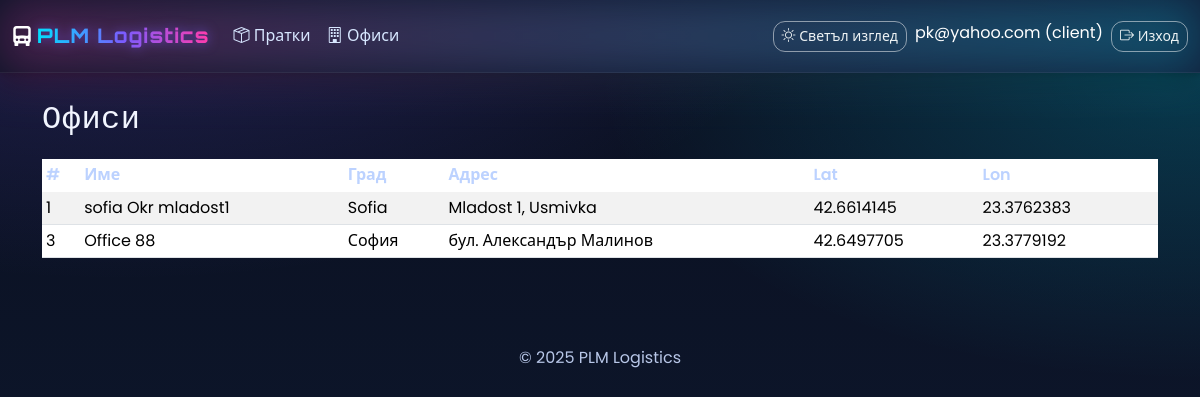
The page /offices (signed in) on the database as committed earlier.
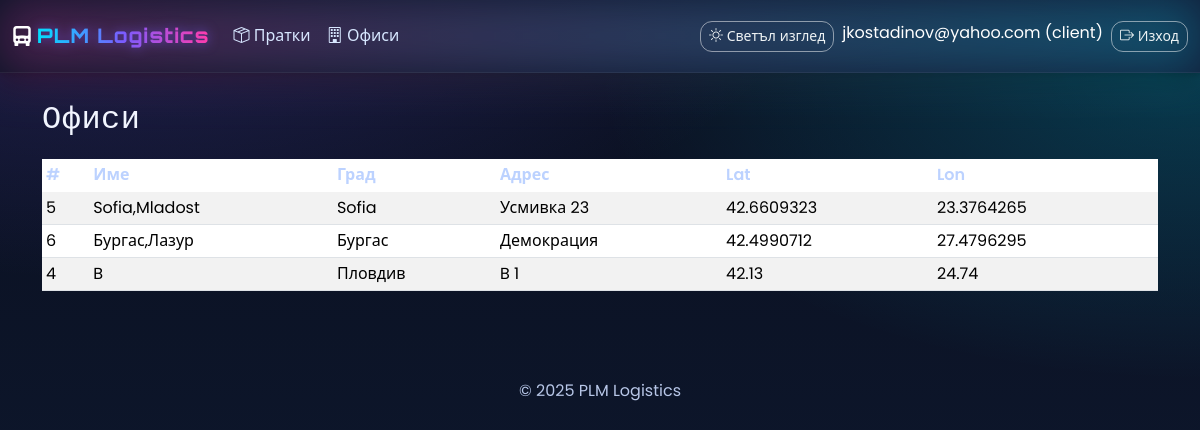
The same page on the database as committed later.
### tables this page shows
CREATE TABLE users (
    id INTEGER PRIMARY KEY AUTOINCREMENT,
    email TEXT UNIQUE NOT NULL,
    password_hash TEXT NOT NULL,
    role TEXT NOT NULL CHECK(role IN ('employee','client','admin','courier')),
    created_at TEXT NOT NULL DEFAULT (datetime('now'))
);

CREATE TABLE offices (
    id INTEGER PRIMARY KEY AUTOINCREMENT,
    name TEXT NOT NULL,
    city TEXT NOT NULL,
    address TEXT NOT NULL,
    lat REAL,
    lon REAL
);

### app/blueprints/offices.py (the view)
@bp.route('/offices', endpoint='offices_list')
def offices_list():
    user = current_user()
    if not user:
        return redirect(url_for('auth.login'))
    db = get_db()
    offices = db.execute(
        "SELECT * FROM offices ORDER BY city, name"
    ).fetchall()
    return render_template("offices_list.html", title="Офиси", offices=offices)

### app/db.py (called while the page is built)
def ensure_file_exists(pathlike):
    p = Path(pathlike)
    if not p.exists():
        p.touch()

def get_db():
    if "db" not in g:
        db_path = current_app.config["DATABASE"]
        g.db = sqlite3.connect(db_path)
        g.db.row_factory = sqlite3.Row
    return g.db

def init_schema():
    db = get_db()
    db.executescript(SCHEMA_SQL)
    if not db.execute("SELECT 1 FROM company WHERE id=1").fetchone():
        db.execute("INSERT INTO company (id, name) VALUES (1, ?)", ("PLM Logistics",))
    if not db.execute("SELECT 1 FROM users WHERE role='admin'").fetchone():
        from werkzeug.security import generate_password_hash
        db.execute(
            "INSERT INTO users(email, password_hash, role) VALUES (?,?, 'admin')",
            ("admin@company.com", generate_password_hash("admin123")),
        )
    db.commit()

### app/utils/auth.py (called while the page is built)
def current_user():
    uid = session.get("user_id")
    if not uid:
        return None
    db = get_db()
    return db.execute("SELECT * FROM users WHERE id=?", (uid,)).fetchone()

### templates/offices_list.html (shortened to what this page needs)
{% extends 'layout.html' %}
{% block content %}
<div class="d-flex justify-content-between align-items-center mb-3">
  <h3>Офиси</h3>
</div>
<div class="table-responsive">
  <table class="table table-striped table-sm">
    <thead>
      <tr>
        <th>#</th><th>Име</th><th>Град</th><th>Адрес</th><th>Lat</th><th>Lon</th><th></th>
      </tr>
    </thead>
    <tbody>
      {% for o in offices %}
      <tr>
        <td>{{ o.id }}</td>
        <td>{{ o.name }}</td>
        <td>{{ o.city }}</td>
        <td>{{ o.address }}</td>
        <td>{{ o.lat or '—' }}</td>
        <td>{{ o.lon or '—' }}</td>
        <td>
        </td>
      </tr>
      {% endfor %}
    </tbody>
  </table>
</div>
{% endblock %}

### templates/layout.html (shortened to what this page needs)
<!doctype html>
<html lang="bg">
  <head>
    <link href="https://cdn.jsdelivr.net/npm/bootswatch@5.3.3/dist/flatly/bootstrap.min.css" rel="stylesheet">
    <link href="https://cdn.jsdelivr.net/npm/bootstrap-icons@1.11.3/font/bootstrap-icons.css" rel="stylesheet">
    <link href="{{ url_for('static', filename='css/styles.css') }}" rel="stylesheet">
  </head>
  <body class="neo-bg">
    <nav class="navbar navbar-expand-lg navbar-dark neo-nav">
      <div class="container-fluid">
        <a class="navbar-brand logo" href="{{ url_for('main.dashboard') }}">
          <i class="bi bi-truck-front-fill me-1"></i><span class="brand-text">PLM Logistics</span>
        </a>
        <div class="collapse navbar-collapse" id="nav">
          <ul class="navbar-nav me-auto mb-2 mb-lg-0">
            {% if user %}
              <li class="nav-item"><a class="nav-link" href="{{ url_for('shipments.shipments_list') }}"><i class="bi bi-box-seam"></i> Пратки</a></li>
              <li class="nav-item"><a class="nav-link" href="{{ url_for('offices.offices_list') }}"><i class="bi bi-building"></i> Офиси</a></li>
            {% endif %}
          </ul>
          <ul class="navbar-nav me-2">
            <li class="nav-item">
              <button id="themeToggle" class="btn btn-sm btn-outline-light" type="button"> Светъл изглед</button>
            </li>
          </ul>
          <ul class="navbar-nav">
            {% if user %}
              <li class="nav-item"><span class="navbar-text me-2">{{ user.email }} ({{ user.role }})</span></li>
              <li class="nav-item"><a class="btn btn-sm btn-outline-light" href="{{ url_for('auth.logout') }}"><i class="bi bi-box-arrow-right"></i> Изход</a></li>
            {% endif %}
          </ul>
        </div>
      </div>
    </nav>
    <main class="container py-4 reveal">
      {% block content %}{% endblock %}
      <footer class="mt-5 py-4 text-center text-muted">
        <span>© 2025 {{ app_name }}</span>
      </footer>
    </main>
</body>
</html>

### static/css/styles.css (style rules this page uses)
:root { --neo-bg1:#0a0f1f; --neo-bg2:#0f1b33; --neo-accent:#00e0ff; --neo-accent-2:#7a5cff; --neo-hot:#ff3cac; --neo-text:#e6f1ff; --neo-muted:#8aa0c6; --radius:16px; --shadow:0 10px 25px rgba(0,0,0,.35), 0 2px 6px rgba(0,0,0,.2); }
* { box-sizing:border-box }
body { font-family:'Poppins',system-ui,Segoe UI,Roboto,Arial,sans-serif;color:var(--neo-text) }
.neo-bg { min-height:100vh; background: radial-gradient(1200px 600px at 10% -10%, rgba(122,92,255,.25), transparent 60%), radial-gradient(1000px 500px at 100% 10%, rgba(0,224,255,.2), transparent 60%), linear-gradient(180deg, var(--neo-bg1), var(--neo-bg2)); background-attachment: fixed; }
.neo-nav { background: linear-gradient(90deg, #0b1226, #101e3a); position: sticky; top:0; z-index: 1030; box-shadow: var(--shadow); border-bottom:1px solid rgba(255,255,255,.06); }
.neo-nav:before { content:''; position:absolute; inset:0; background: linear-gradient(90deg, var(--neo-hot), var(--neo-accent), var(--neo-accent-2), var(--neo-hot)); opacity:.25; mix-blend-mode: screen; filter: blur(24px); background-size: 300% 100%; animation: flow 14s linear infinite; pointer-events: none; }
.logo { font-family:'Orbitron', monospace; letter-spacing:1px; font-weight:800; position:relative }
.brand-text { background: linear-gradient(90deg, #00e0ff, #7a5cff, #ff3cac); -webkit-background-clip: text; background-clip: text; color: transparent; filter: drop-shadow(0 0 6px rgba(122,92,255,.6)); }
.table { color:var(--neo-text) }
.table thead th { border-color:rgba(255,255,255,.1); color:#bcd2ff; font-weight:600 }
.table tbody tr { transition:.2s }
.btn { border-radius: 12px; border:1px solid transparent; transition: transform .08s ease, box-shadow .2s ease, background .2s ease; }
.btn-outline-light { border-color: rgba(255,255,255,.5) }
footer { color:var(--neo-muted) }
.reveal { opacity:0; transform: translateY(10px); transition: .6s ease }
.reveal.is-visible { opacity:1; transform:none }
.navbar .nav-link { color:#cfe4ff }
.navbar .btn-outline-light { border-color: rgba(255,255,255,.5) }
h1,h2,h3,h4,h5,h6 { font-family:'Orbitron', monospace; letter-spacing:.5px }
:root { --neo-text:#f2f6ff; --neo-muted:#b8c7e8 }
.navbar .navbar-brand, .navbar .navbar-text { color:#ffffff }
a { color:#7ad6ff }
::placeholder { color: #9fb3d7; opacity: 1; }
.text-muted { color: var(--neo-muted) !important; }

Rows that differ between the two databases and show on the page:
removed offices: id "1", name "sofia Okr mladost1", city "Sofia", address "Mladost 1, Usmivka", lat "42.6614145", lon "23.3762383"
removed offices: id "3", name "Office 88", city "София", address "бул. Александър Малинов", lat "42.6497705", lon "23.3779192"
changed users "client": email "pk@yahoo.com" → "jkostadinov@yahoo.com"
added offices: id "5", name "Sofia,Mladost", city "Sofia", address "Усмивка 23", lat "42.6609323", lon "23.3764265"
added offices: id "6", name "Бургас,Лазур", city "Бургас", address "Демокрация", lat "42.4990712", lon "27.4796295"
added offices: id "4", name "B", city "Пловдив", address "B 1", lat "42.13", lon "24.74"
